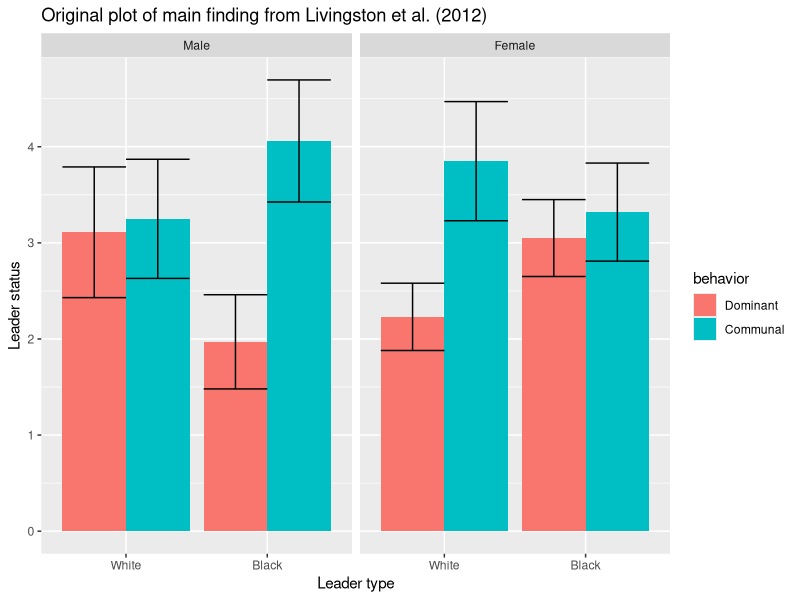

Generate this figure with R:
## ---- chunk 1
###Data Preparation

####Load Relevant Libraries and Functions
library(tidyverse)
library(psych)
library(ggplot2)

####Import data
#d = read.csv("~/Desktop/PSYC254/livingston2012/Final data.csv")

#### Data exclusion / filtering
#d.tidy = d %>%
#  filter(manipcheck == 0) %>%
#  dplyr::select(T_race, T_gender, T_behavior, lead_well, lead_max, lead_admire, lead_respect, salary, PvsS, race, age, gender,educ, workex,pol_s, pol_e) 

#### Prepare data for analysis - create columns etc.
#d.tidy$T_race = as.factor(d.tidy$T_race)
#levels(d.tidy$T_race)[1] = "white"
#levels(d.tidy$T_race)[2] = "black"
#d.tidy$T_gender = as.factor(d.tidy$T_gender)
#levels(d.tidy$T_gender)[1] = "male"
#levels(d.tidy$T_gender)[2] = "female"
#d.tidy$T_behavior = as.factor(d.tidy$T_behavior)
#levels(d.tidy$T_behavior)[1] = "agentic"
#levels(d.tidy$T_behavior)[2] = "communal"

#d.tidy$lead_well = as.numeric(d.tidy$lead_well) 
#d.tidy$lead_max = as.numeric(d.tidy$lead_max)
#d.tidy$lead_admire = as.numeric(d.tidy$lead_admire)
#d.tidy$lead_respect = as.numeric(d.tidy$lead_respect)
#d.tidy$salary = as.numeric(d.tidy$salary)
#d.tidy$PvsS = as.numeric(d.tidy$PvsS)

#d.tidy$leadev = rowMeans(d.tidy[,4:8]) #make composite 
#lead = matrix(c(d.tidy$lead_well, d.tidy$lead_max, d.tidy$lead_admire, d.tidy$lead_respect,d.tidy$salary), ncol=5)
#alpha(lead) 

#d.women = d.tidy %>%
#  filter(T_gender == "female")

#d.men = d.tidy %>%
#  filter(T_gender == "male")
## ---- chunk 2
#hist(leadev)
#hist(PvsS)

#summary(lm(leadev ~ T_race*T_gender*T_behavior, d.tidy)) #main 3 way interaction (leader evaluations)

#summary(lm(leadev ~ T_race*T_behavior, d.women)) #2 way for women (leader evaluations)

#summary(lm(leadev ~ T_race*T_behavior, d.men)) #2 way for men (leader evaluations)

#summary(lm(PvsS ~ T_race*T_gender*T_behavior,d.tidy)) #3 way interaction (attribution of behavior)
#summary(lm(PvsS ~ T_race*T_behavior,d.women)) #2 way for women (attribution of behavior)
#summary(lm(PvsS ~ T_race*T_behavior,d.men)) #2 way for men (attribution of behavior)
#summary(lm(PvsS ~ T_race,d.tidy)) #main effect of race
## ---- chunk 3
original = data.frame(
  race = factor(c("White","White", "Black", "Black","White","White", "Black", "Black"), levels=c("White","Black")),
  gender = factor(c("Male", "Male","Male","Male", "Female","Female","Female","Female"), levels=c("Male","Female")),
  behavior = factor(c("Dominant", "Communal"), levels=c("Dominant","Communal")),
  leadev = c(3.11,3.25,1.97,4.06,2.23,3.85,3.05,3.32),
  sd = c(1.36,1.24,.98,1.27,.7,1.24,.8,1.02)
)

ggplot(data=original, aes(x=race, y = leadev,fill=behavior, ymin=(original$leadev - .5*original$sd), ymax=(original$leadev + .5*original$sd))) +
  facet_wrap(~gender)+ 
  geom_bar(position="dodge", stat="identity") + 
  geom_errorbar(position="dodge") +
  labs(title = "Original plot of main finding from Livingston et al. (2012)",
       x = "Leader type", 
       y = "Leader status")
## ---- chunk 4
#d.tidy2 = d.tidy %>%
#  group_by(T_behavior,T_race,T_gender) %>% 
#  summarise(m_leadev = mean(leadev)) %>%
#  summarise(sd_leadev = sd(leadev))

#ggplot(data=d.tidy2, aes(x=T_race, y = leadev,fill=T_behavior, ymin=(m_leadev-.5*sd_leadev), ymax=(m_leadev + .5*se_leadev)))) +
#  facet_wrap(~T_gender)+ 
#  geom_bar(position="dodge", stat="identity") + 
#  geom_errorbar(position="dodge") +
#  labs(title = "Results from replication of Livingston et al. (2012)",
#       x = "Leader type", 
#       y = "Leader status")
